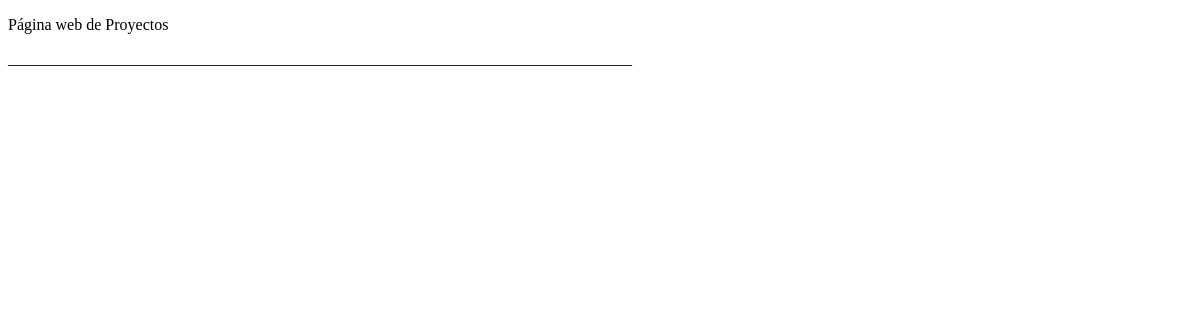
Before: / with the older database file.
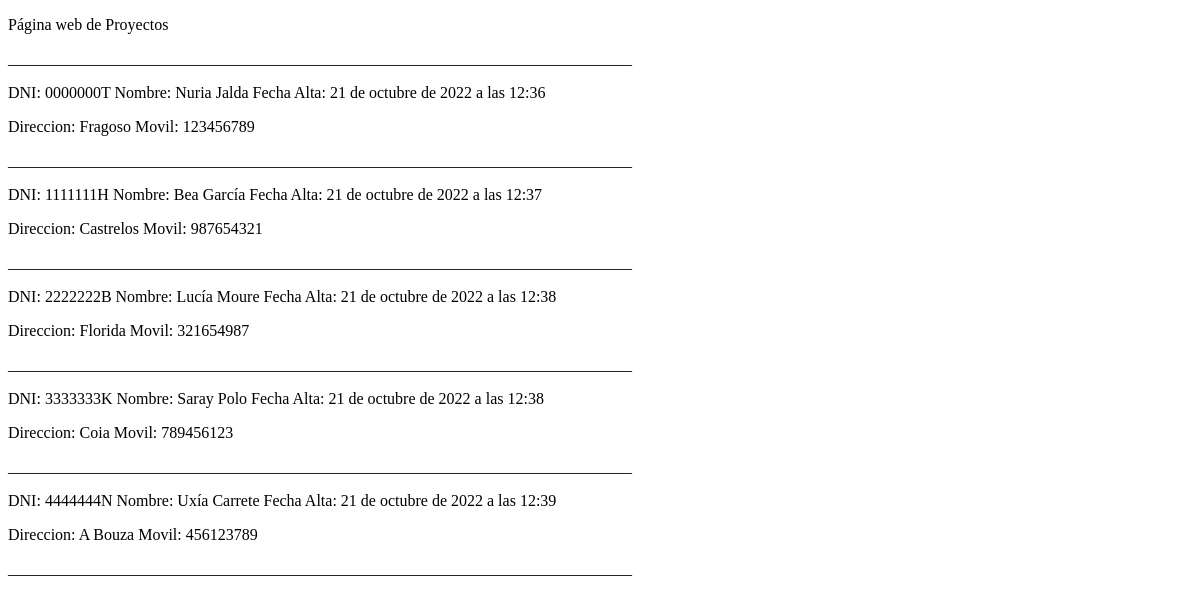
After: the same page with the newer database file.
### misitio/models.py (models this page shows)
class Cliente(models.Model):
    dni = models.CharField(max_length = 8, primary_key = True)
    nombre = models.CharField(max_length = 150, blank = False, null = False)
    alta = models.DateTimeField('Fecha Alta', blank = False, null = False)
    direccion = models.CharField(max_length = 150, blank = False, null = True)
    movil = models.CharField(max_length = 14, blank = False, null = True)

### misitio/views.py (the view)
# urls.py: path('', views.clientes_list, name = 'clientes_list'),
def clientes_list(request):
    clientes = Cliente.objects.filter(alta__lte=timezone.now()).order_by('alta')
    return render(request, 'misitio/clientes_list.html', {'clientes':clientes})

### misitio/templates/misitio/clientes_list.html (shortened to what this page needs)
<!DOCTYPE html>
<html lang="en">
    <head>
    </head>
    <body>
        <div>
            <p>Página web de Proyectos</p>
        </div>
    {% for cliente in clientes %}
        <p>______________________________________________________________________________</p>
    <div>
        <p>DNI: {{ cliente.dni }}  Nombre: {{ cliente.nombre }}  Fecha Alta: {{ cliente.alta }} </p>
        <p>Direccion: {{ cliente.direccion }}  Movil: {{ cliente.movil }}</p>
    </div>
    {% endfor %}
        <p>______________________________________________________________________________</p>
    </body>
</html>

Changed rows visible on the page:
added Cliente: dni "0000000T", nombre "Nuria Jalda", alta "21 de octubre de 2022 a las 12:36", direccion "Fragoso", movil "123456789"
added Cliente: dni "1111111H", nombre "Bea García", alta "21 de octubre de 2022 a las 12:37", direccion "Castrelos", movil "987654321"
added Cliente: dni "2222222B", nombre "Lucía Moure", alta "21 de octubre de 2022 a las 12:38", direccion "Florida", movil "321654987"
added Cliente: dni "3333333K", nombre "Saray Polo", alta "21 de octubre de 2022 a las 12:38", direccion "Coia", movil "789456123"
added Cliente: dni "4444444N", nombre "Uxía Carrete", alta "21 de octubre de 2022 a las 12:39", direccion "A Bouza", movil "456123789"
